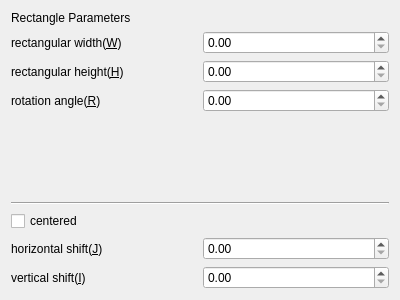
<?xml version="1.0" encoding="UTF-8"?>
<ui version="4.0">
 <class>Form</class>
 <widget class="QWidget" name="Form">
  <property name="geometry">
   <rect>
    <x>0</x>
    <y>0</y>
    <width>400</width>
    <height>300</height>
   </rect>
  </property>
  <property name="windowTitle">
   <string>Form</string>
  </property>
  <layout class="QVBoxLayout" name="verticalLayout">
   <item>
    <layout class="QVBoxLayout" name="verticalLayout_2">
     <item>
      <widget class="QLabel" name="label_rectangle_parameter">
       <property name="text">
        <string>Rectangle Parameters</string>
       </property>
      </widget>
     </item>
     <item>
      <layout class="QHBoxLayout" name="horizontalLayout_4">
       <item>
        <widget class="QLabel" name="label_rectangle_width">
         <property name="text">
          <string>rectangular width(&amp;W)</string>
         </property>
         <property name="buddy">
          <cstring>doubleSpinBox_rectangle_width</cstring>
         </property>
        </widget>
       </item>
       <item>
        <widget class="QDoubleSpinBox" name="doubleSpinBox_rectangle_width"/>
       </item>
      </layout>
     </item>
     <item>
      <layout class="QHBoxLayout" name="horizontalLayout_5">
       <item>
        <widget class="QLabel" name="label_rectangle_height">
         <property name="text">
          <string>rectangular height(&amp;H)</string>
         </property>
         <property name="buddy">
          <cstring>doubleSpinBox_rectangle_height</cstring>
         </property>
        </widget>
       </item>
       <item>
        <widget class="QDoubleSpinBox" name="doubleSpinBox_rectangle_height"/>
       </item>
      </layout>
     </item>
     <item>
      <layout class="QHBoxLayout" name="horizontalLayout_21">
       <item>
        <widget class="QLabel" name="label_rectangle_rotation_angle">
         <property name="text">
          <string>rotation angle(&amp;R)</string>
         </property>
         <property name="buddy">
          <cstring>doubleSpinBox_rectangle_rotation_angle</cstring>
         </property>
        </widget>
       </item>
       <item>
        <widget class="QDoubleSpinBox" name="doubleSpinBox_rectangle_rotation_angle"/>
       </item>
      </layout>
     </item>
     <item>
      <spacer name="verticalSpacer_2">
       <property name="orientation">
        <enum>Qt::Vertical</enum>
       </property>
       <property name="sizeHint" stdset="0">
        <size>
         <width>20</width>
         <height>40</height>
        </size>
       </property>
      </spacer>
     </item>
     <item>
      <widget class="Line" name="line_2">
       <property name="orientation">
        <enum>Qt::Horizontal</enum>
       </property>
      </widget>
     </item>
     <item>
      <widget class="QCheckBox" name="checkBox_rectangle_is_center">
       <property name="text">
        <string>centered</string>
       </property>
      </widget>
     </item>
     <item>
      <layout class="QHBoxLayout" name="horizontalLayout_6">
       <item>
        <widget class="QLabel" name="label_rectangle_center_j">
         <property name="text">
          <string>horizontal shift(&amp;J)</string>
         </property>
         <property name="buddy">
          <cstring>doubleSpinBox_rectangle_center_j</cstring>
         </property>
        </widget>
       </item>
       <item>
        <widget class="QDoubleSpinBox" name="doubleSpinBox_rectangle_center_j"/>
       </item>
      </layout>
     </item>
     <item>
      <layout class="QHBoxLayout" name="horizontalLayout_7">
       <item>
        <widget class="QLabel" name="label_rectangle_center_i">
         <property name="text">
          <string>vertical shift(&amp;I)</string>
         </property>
         <property name="buddy">
          <cstring>doubleSpinBox_rectangle_center_i</cstring>
         </property>
        </widget>
       </item>
       <item>
        <widget class="QDoubleSpinBox" name="doubleSpinBox_rectangle_center_i"/>
       </item>
      </layout>
     </item>
    </layout>
   </item>
  </layout>
 </widget>
 <resources/>
 <connections/>
</ui>
